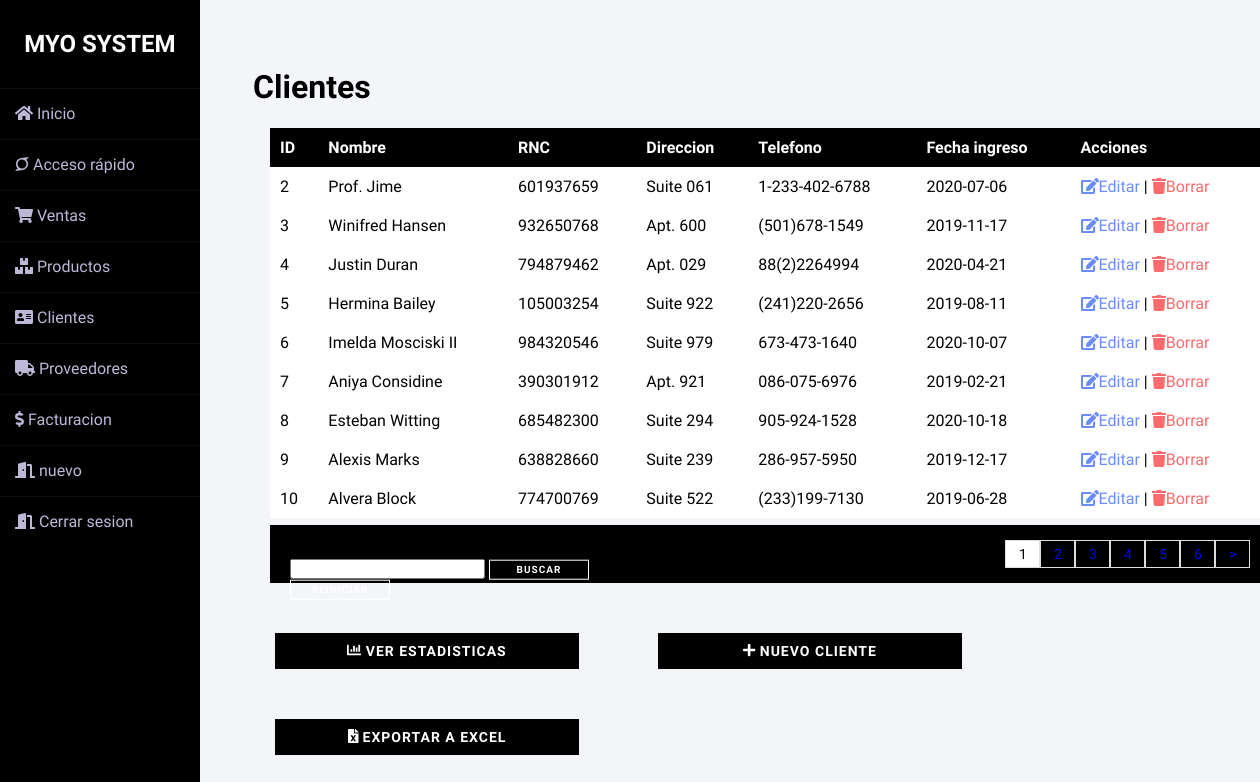
/clientes.php (signed in), run on the app's committed database.
### tables this page shows
CREATE TABLE `cliente` (
  `idcliente` int(11) NOT NULL,
  `nombre` varchar(255) NOT NULL,
  `RNC` int(9) NOT NULL,
  `direccion` varchar(255) NOT NULL,
  `telefono` varchar(255) NOT NULL,
  `fecha_entrada` varchar(255) NOT NULL,
  `activo` char(2) NOT NULL DEFAULT 'si'
);

### clientes.php (the view, shortened to what this page needs)
<?php
include 'links/clienteslinks.php';
include 'back/conexion.php';
?>
<!DOCTYPE html>
<html>
<head>
</head>
<body>
	<div class="wrapper">
    <?php
    include 'links/sidebar.php';
    ?>
    <div class="main_content">
    	<h1 class="down">Clientes </h1>
	<div class="divtab">
	<section class="downp" id="container">
    	<table>
			<tr>
				<th>ID</th>
				<th>Nombre</th>
				<th>RNC</th>
				<th>Direccion</th>
				<th>Telefono</th>
				<th>Fecha ingreso</th>
				<th>Acciones</th>
			</tr>
			<?php
			if (empty($_REQUEST["busqueda"])) {
			$q2 = "SELECT COUNT(*) as total_reg FROM cliente where activo = 'si'";
			}else{
			$busqueda = $_REQUEST["busqueda"];
			$q2 = "SELECT COUNT(*) as total_reg FROM cliente where idcliente LIKE '%$busqueda%' OR nombre LIKE '%$busqueda%' OR telefono LIKE '%$busqueda%' OR RNC LIKE '%$busqueda%' OR direccion LIKE '%$busqueda%' OR fecha_entrada LIKE '%%busqueda%' AND activo = 'si'";
			}
			$sq_reg = mysqli_query($con,$q2);
			$r_reg = mysqli_fetch_array($sq_reg);
			$total_reg = $r_reg['total_reg'];
			$ppg = 9;
			if (empty($_GET['npg'])) {
				$npg = 1;
			} else {
				$npg = $_GET['npg'];
			}
			$desde = ($npg - 1) *  $ppg;
			$ttp = ceil($total_reg / $ppg);
			if (empty($_REQUEST["busqueda"])) {
				$q = "SELECT idcliente,nombre,RNC,direccion,telefono,fecha_entrada FROM cliente where activo = 'si' LIMIT $desde,$ppg";
			} else{
				$q = "SELECT idcliente,nombre,RNC,direccion,telefono,fecha_entrada FROM cliente where idcliente LIKE '%$busqueda%' OR nombre LIKE '%$busqueda%' OR RNC LIKE '%$busqueda%' OR direccion LIKE '%$busqueda%' OR fecha_entrada LIKE '%%busqueda%' AND activo = 'si' LIMIT $desde,$ppg";
			}
			$e = mysqli_query($con,$q);
			$contador = mysqli_num_rows($e);
			if ($contador > 0) {
				while ($datos = mysqli_fetch_array($e)) {
			?>
			<tr>
				<td><?php echo $datos['idcliente']; ?> </td>
				<td><?php echo $datos['nombre']; ?> </td>
				<td><?php echo $datos['RNC']; ?> </td>
				<td><?php echo $datos['direccion']; ?> </td>
				<td><?php echo $datos['telefono']; ?> </td>
				<td><?php echo $datos['fecha_entrada']; ?> </td>
				<td><a href="u_cliente.php?id=<?php echo $datos['idcliente']; ?>" id="b_edit"><i class="fas fa-edit"></i>Editar</a> | <a href="d_cliente.php?id=<?php echo $datos['idcliente']; ?>" id="b_delete"><i class="fas fa-trash"></i>Borrar</a></td>
			</tr>
			<?php
		    	}
			}
			?>
    	</table>
    </section>
	</div>
	<div class="paginas">
	<div class="wd">
	<form action="back/robclientes.php" method="get" class="down">
    <input type="text" name="busqueda" value="<?php if(!empty($busqueda)){echo $busqueda;} ?>">
    <input type="submit" name = "buscar" value="buscar" class="botw btn btn-2 ">
    <input type="submit" name="reiniciar" value="reiniciar" class="botw btn btn-2">
    </form>
	</div>
		<ul>
			<?php
			for ($i=1; $i <= $ttp ; $i++) {
				if ($i == $npg) {
				 echo '<li class="seleccion">'.$i.'</li>';
				}else{
				if (empty($busqueda)) {
					echo '<li><a href="?npg='.$i.'">'.$i.'</a></li>';
				} else{
					echo '<li><a href="?npg='.$i.'&busqueda='.$busqueda.'">'.$i.'</a></li>';
				}
			}
			}
			?>
			<?php
			if ($npg != $ttp) {
				if (!empty($busqueda)) {
			?>
			<li><a href="?npg=<?php  echo $npg + 1?>&busqueda=<?php echo $busqueda ?>"> > </a></li>
			<?php
			    }else{
			 ?>
			 <li><a href="?npg=<?php  echo $npg + 1?>"> > </a></li>
			<?php
			}
			}
			 ?>
		</ul>
	</div>
	<div class="bar_btn">
    <button class="bot bot1 btn btn-2" onclick="window.location.href = 'chart_cli.php?year=2019';"><i class='fas fa-chart-bar'></i>  Ver estadisticas </button>
    <button class="bot bot2 btn btn-2" onclick="window.location.href = 'registrarcliente.php';" ><i class="fas fa-plus"></i>  Nuevo cliente </button>
    <button class="bot bot2 btn btn-2" onclick="window.location.href = 'back/export.php';" ><i class="fas fa-file-excel"></i>  Exportar a Excel </button>
    </div>
      </div>
    </div>
</body>
</html>

### links/clienteslinks.php (shortened to what this page needs)
<link rel="stylesheet" type="text/css" href="css/csscli.css">
<link rel="stylesheet" type="text/css" href="css/listaclientes.css">
<link rel="stylesheet" type="text/css" href="css/botones.css">
<link rel="stylesheet" type="text/css" href="css/botones2.css">
<link rel="stylesheet" type="text/css" href="fw/all.css">
<link rel="stylesheet" type="text/css" href="css/paginas.css">

### links/sidebar.php (shortened to what this page needs)
<link rel="stylesheet" type="text/css" href="css/sidebar.css">
<link rel="stylesheet" type="text/css" href="fw/all.css">
<?php
echo "<div class='sidebar'>
        <h2>MYO SYSTEM</h2>
        <ul>
            <li><a href='./principal.php'><i class='fas fa-home'></i>  Inicio</a></li>
            <li><a href='./inicio.php'><i class='fab fa-superpowers'></i>  Acceso rápido</a></li>
            <li><a href='./ventas.php'><i class='fas fa-shopping-cart'></i>  Ventas</a></li>
            <li><a href='./productos.php'><i class='fas fa-boxes'></i>  Productos</a></li>
            <li><a href='./clientes.php'><i class='fas fa-address-card'></i>  Clientes</a></li>
            <li><a href='./proveedores.php'><i class='fas fa-truck'></i>  Proveedores</a></li>
            <li><a href='./factura.php'><i class='fas fa-dollar-sign'></i> Facturacion</a></li>
            <li><a href='./back/logout.php'><i class='fas fa-door-open'></i>  nuevo</a></li>
            <li><a href='./back/logout.php'><i class='fas fa-door-open'></i>  Cerrar sesion</a></li>
        </ul>
    </div>";
?>

### css/csscli.css (style rules this page uses)
.down { transform: translate(5%, 180%); }
A:link { text-decoration: none }
* { outline:none !important; }
a { text-decoration: none !important;outline: none !important; }
.downp { margin-left: 70px; margin-top: 90px; font-size: 20px; }
.wd { margin-top: 50px; position: relative; }

### css/listaclientes.css (style rules this page uses)
.divtab { height: 200px; }
table { border-collapse: collapse; font-size: 12pt; width: 100%; }
table th { text-align: left; padding: 10px; background: black; color: white; }
table tr { background: #fff; }
table td { padding: 10px; }
#b_edit { color: #6A8CFF ; }
#b_delete { color: #FF6A6C; }

### css/botones.css (style rules this page uses)
.btn { border: none; font-size: 20px; color: inherit; background: none; cursor: pointer; padding: 15px 40px; text-transform: uppercase; letter-spacing: 1px; font-weight: 700; outline: none; -webkit-transition: all 0.3s; -moz-transition: all 0.3s; transition: all 0.3s; }
.btn:after { content: ''; position: absolute; z-index: -1; -webkit-transition: all 0.3s; -moz-transition: all 0.3s; transition: all 0.3s; }
.btn:before { speak: none; font-style: normal; font-weight: normal; font-variant: normal; text-transform: none; line-height: 1; position: relative; -webkit-font-smoothing: antialiased; }
.btn-2 { background: black; color: #fff; }
.btn-2:before { position: absolute; height: 100%; left: 0; top: 0; line-height: 3; font-size: 140%; width: 60px; }

### css/botones2.css (style rules this page uses)
.bot { margin-top: 50px; margin-left: 75px; padding: 10px; width: 304px; font-size: 14px; }
.botw { border: 1px solid white; background: none; color: white; font-size: 10px; padding: 2px; width: 100px }

### fw/all.css (style rules this page uses)
.fa-address-card:before { content: "\f2bb"; }
.fa-boxes:before { content: "\f468"; }
.fa-chart-bar:before { content: "\f080"; }
.fa-dollar-sign:before { content: "\f155"; }
.fa-door-open:before { content: "\f52b"; }
.fa-edit:before { content: "\f044"; }
.fa-file-excel:before { content: "\f1c3"; }
.fa-home:before { content: "\f015"; }
.fa-plus:before { content: "\f067"; }
.fa-shopping-cart:before { content: "\f07a"; }
.fa-superpowers:before { content: "\f2dd"; }
.fa-trash:before { content: "\f1f8"; }
.fa-truck:before { content: "\f0d1"; }

### css/paginas.css (style rules this page uses)
.wd { width: 400px; }
.paginas { width: 93.9%; margin-left: 70px; margin-top: 155px; color: black; }
.paginas form input { height: 20px; }
.paginas ul { padding: 15px; list-style: none; background: black; display: -webkit-flex; display: -moz-flex; display: -ms-flex; display: -o-flex; display: flex; justify-content: flex-end; }
.paginas a, .seleccion { border: 1px solid #ddd; padding: 5px; display: inline-block; font-size: 14px; text-align: center; width: 35px; }
.seleccion { background: white; color: black; }

### css/sidebar.css (style rules this page uses)
* { margin: 0; padding: 0; box-sizing: border-box; list-style: none; text-decoration: none; font-family: 'Josefin Sans', sans-serif; }
body { background-color: #f3f5f9; }
.wrapper { display: flex; position: relative; }
.wrapper .sidebar { width: 200px; height: 100%; background: black; padding: 30px 0px; position: fixed; }
.wrapper .sidebar h2 { color: #fff; text-transform: uppercase; text-align: center; margin-bottom: 30px; }
.wrapper .sidebar ul li { padding: 15px; border-bottom: 1px solid #bdb8d7; border-bottom: 1px solid rgba(0,0,0,0.05); border-top: 1px solid rgba(255,255,255,0.05); }
.wrapper .sidebar ul li a { color: #bdb8d7; display: block; }
.wrapper .main_content { width: 100%; margin-left: 200px; }

### data on the page
cliente: idcliente "2", nombre "Prof. Jime", RNC "601937659", direccion "Suite 061", telefono "1-233-402-6788", fecha_entrada "2020-07-06"
cliente: idcliente "3", nombre "Winifred Hansen", RNC "932650768", direccion "Apt. 600", telefono "(501)678-1549", fecha_entrada "2019-11-17"
cliente: idcliente "4", nombre "Justin Duran", RNC "794879462", direccion "Apt. 029", telefono "88(2)2264994", fecha_entrada "2020-04-21"
cliente: idcliente "5", nombre "Hermina Bailey", RNC "105003254", direccion "Suite 922", telefono "(241)220-2656", fecha_entrada "2019-08-11"
cliente: idcliente "6", nombre "Imelda Mosciski II", RNC "984320546", direccion "Suite 979", telefono "673-473-1640", fecha_entrada "2020-10-07"
cliente: idcliente "7", nombre "Aniya Considine", RNC "390301912", direccion "Apt. 921", telefono "086-075-6976", fecha_entrada "2019-02-21"
cliente: idcliente "8", nombre "Esteban Witting", RNC "685482300", direccion "Suite 294", telefono "905-924-1528", fecha_entrada "2020-10-18"
cliente: idcliente "9", nombre "Alexis Marks", RNC "638828660", direccion "Suite 239", telefono "286-957-5950", fecha_entrada "2019-12-17"
cliente: idcliente "10", nombre "Alvera Block", RNC "774700769", direccion "Suite 522", telefono "(233)199-7130", fecha_entrada "2019-06-28"
